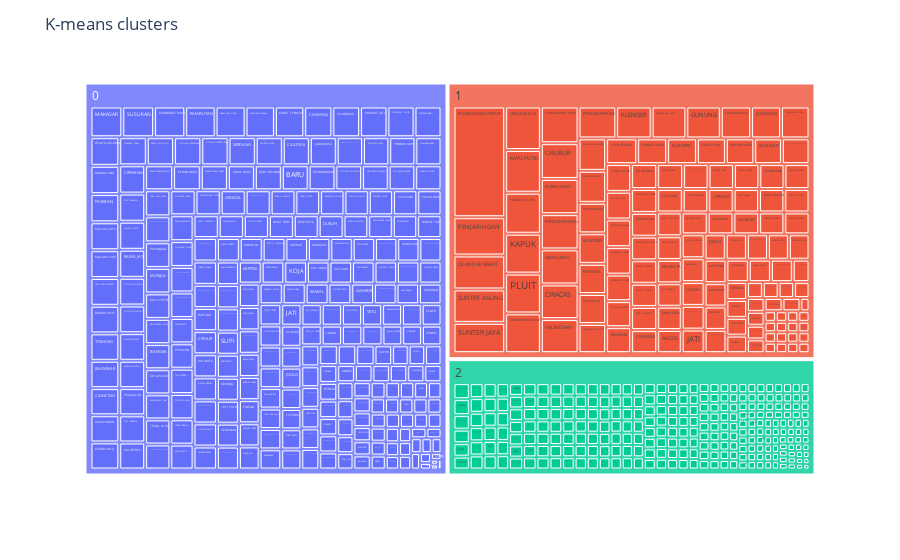

Notebook code for this chart:
### Code cell
vis_tmap = px.treemap(data.reset_index(), path=['K-means', Column.nama_kelurahan], values=Column.jumlah)
vis_tmap.update_layout(title='K-means clusters')
vis_tmap.show()

### Figure 1 — Plotly figure (JSON) as saved in the notebook; plotly's stock layout.template omitted (floating-point values rounded to 4 significant figures; data arrays with more than 128 entries replaced by an {"elided": "..."} marker saying what was removed)
{"data": [{"branchvalues": "total", "domain": {"x": [0, 1], "y": [0, 1]}, "hovertemplate": "labels=%{label}<br>jumlah=%{value}<br>parent=%{parent}<br>id=%{id}<extra></extra>", "ids": {"elided": "652 str values"}, "labels": {"elided": "652 str values"}, "name": "", "parents": {"elided": "652 str values"}, "type": "treemap", "values": {"elided": "652 int values"}}], "layout": {"legend": {"tracegroupgap": 0}, "margin": {"t": 60}, "title": {"text": "K-means clusters"}}}
